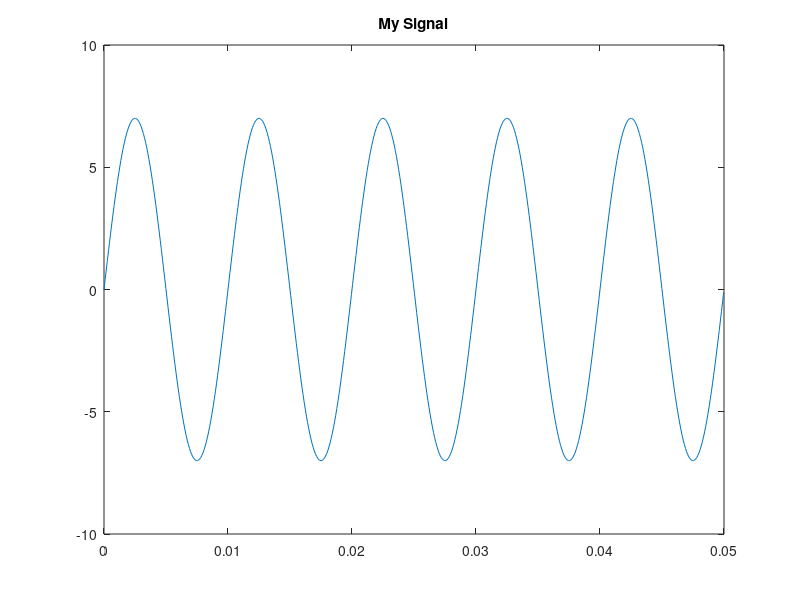

The MATLAB script that drew this image: (Note: this script raises an error after producing the figure.)
 % Anthony Rosenblum
% DSP - Lab 5
% 2/7/2019

%% Pre-lab

% 2-2a

tt = 0:0.5/11025:0.5;
x1 = 100 * cos(2*pi*800.*tt -pi/3)

soundsc(x1)
%% 2-2b
tt2 = 0:0.8/11025:0.8;
x2 = 80 * cos(2*pi*1200.*tt2+pi/4)

soundsc(x2)

%% 2-2c

xx = [x1,zeros(1,1103),x2]

soundsc(xx)



%% 2-2d
ttx = (1/11025)*(1:length(xx));
plot(ttx,xx)

%% 2-2e

soundsc(xx,22050)

% The duration of the signal is shortened, and the pitch is increase

%% 2-3

x.Amp = 7;
x.phase = -pi/2;
x.freq = 100;
x.fs = 11025
x.timeInterval = 0:(1/x.fs):0.05;
x.values = x.Amp*cos(2*pi*(x.freq)*(x.timeInterval) + x.phase);
x.name = "My Signal";
x %---- echo the contents of the structure "x"
plot( x.timeInterval, x.values )
title( x.name )

%% 2-4

dbstop if error
[xn,tn] = coscos(2,3,20,1)

%% 3 - Warm Up

% 3-1

xx = key2note(10,40,3);

soundsc(xx)

%% 3-2


%--- play_scale.m
%---
scale.keys = [ 40 42 44 45 47 49 51 52 ];
%--- NOTES: C D E F G A B C
% key #40 is middle-C

scale.durations = 0.25 * ones(1,length(scale.keys));
fs = 11025; %-- or 8000 Hz
xx = zeros(1, sum(scale.durations)*fs+length(scale.keys) );
n1 = 1;
for kk = 1:length(scale.keys)
keynum = scale.keys(kk);
tone = key2note(10,scale.keys(kk),0.25)
n2 = n1 + length(tone) - 1;
xx(n1:n2) = xx(n1:n2) + tone; %<=== Insert the note
n1 = n2 + 1;
end
soundsc( xx, fs )

% 3-3

spectrogram(xx,512,[],512,fs,'yaxis')


%%

load bach_fugue.mat

key = theVoices.noteNumbers;

pulse = theVoices.startPulses;

dur = theVoices.durations;

pulse(2)

dur(2)

%% Section 4

% 4-3

load bach_fugue.mat

key = theVoices(1).noteNumbers;
pulse = theVoices(1).startPulses;
dur = theVoices(1).durations;

dur = dur/8;

fs = 11025;
xx = zeros(1,28*fs);
n1 = 1;
n2 = 0;

for kk = 1:length(key)
n1 = (pulse(kk)-1)/9*fs;
tone = key2note(10,key(kk),dur(kk))
tone = tone + key2note(10,key(kk)-12,dur(kk))
tone = tone + key2note(10,key(kk)+12,dur(kk))
tone = tone + key2note(10,key(kk)+24,dur(kk))
tone = tone + key2note(10,key(kk)-24,dur(kk))
tone = tone + key2note(10,key(kk)-36,dur(kk))
tone = tone + key2note(10,key(kk)+36,dur(kk))
n2 = n1 + length(tone) - 1;
xx(n1:n2) = xx(n1:n2) + tone; %<=== Insert the note
end

key = theVoices(2).noteNumbers;
pulse = theVoices(2).startPulses;
dur = theVoices(2).durations;
dur = dur/8;

n1 = 1;
n2 = 0;

for kk = 1:length(key)
n1 = (pulse(kk)-1)/9*fs;
tone = key2note(10,key(kk),dur(kk))
tone = tone + key2note(10,key(kk)-12,dur(kk))
tone = tone + key2note(10,key(kk)+12,dur(kk))
tone = tone + key2note(10,key(kk)+24,dur(kk))
tone = tone + key2note(10,key(kk)-24,dur(kk))
tone = tone + key2note(10,key(kk)-36,dur(kk))
tone = tone + key2note(10,key(kk)+36,dur(kk))
n2 = n1 + length(tone) - 1;
xx(n1:n2) = xx(n1:n2) + tone; %<=== Insert the note
end

key = theVoices(3).noteNumbers;
pulse = theVoices(3).startPulses;
dur = theVoices(3).durations;
dur = dur/8;

n1 = 1;
n2 = 0;

for kk = 1:length(key)
n1 = (pulse(kk)-1)/9*fs;
tone = key2note(10,key(kk),dur(kk))
tone = tone + key2note(10,key(kk)-12,dur(kk))
tone = tone + key2note(10,key(kk)+12,dur(kk))
tone = tone + key2note(10,key(kk)+24,dur(kk))
tone = tone + key2note(10,key(kk)-24,dur(kk))
tone = tone + key2note(10,key(kk)-36,dur(kk))
tone = tone + key2note(10,key(kk)+36,dur(kk))
n2 = n1 + length(tone) - 1;
xx(n1:n2) = xx(n1:n2) + tone; %<=== Insert the note
end

soundsc( xx, fs )

spectrogram(xx,3000,[],3000,fs,'yaxis'),title("Well-Tempered Clavier")

%%

soundsc( xx, fs )
%% function defs

function xx = key2note(X, keynum, dur)
% KEY2NOTE Produce a sinusoidal waveform corresponding to a
% given piano key number
%
% usage: xx = key2note (X, keynum, dur)
%
% xx = the output sinusoidal waveform
% X = complex amplitude for the sinusoid, X = A*exp(j*phi).
% keynum = the piano keyboard number of the desired note
% dur = the duration (in seconds) of the output note
%
fs = 11025; %-- or use 8000 Hz
tt = 0:(1/fs):dur;
num = 49 - keynum;
freq = 440 / 2^(1/12*num)
xx = real( X*exp(j*2*pi*freq*tt) );
end

function [xx,tt] = coscos( f1, f2, fs, dur )
% COSCOS multiply two sinusoids
%
t1 = 0:(1/fs):dur;
t2 = 0:(1/f2):dur;
cos1 = cos(2*pi*f1*t1);
cos2 = cos(2*pi*f2*t2);
xx = cos1.* cos2;
tt = t1;

end

function [xx,tt] = syn_sin(fk, xk, fs, dur, tstart)

if nargin<5, tstart=0, end %--default value is zero

tt = tstart:dur/(fs):dur+tstart;

xx = xk*exp(j*2*pi*fk'*tt)

end

